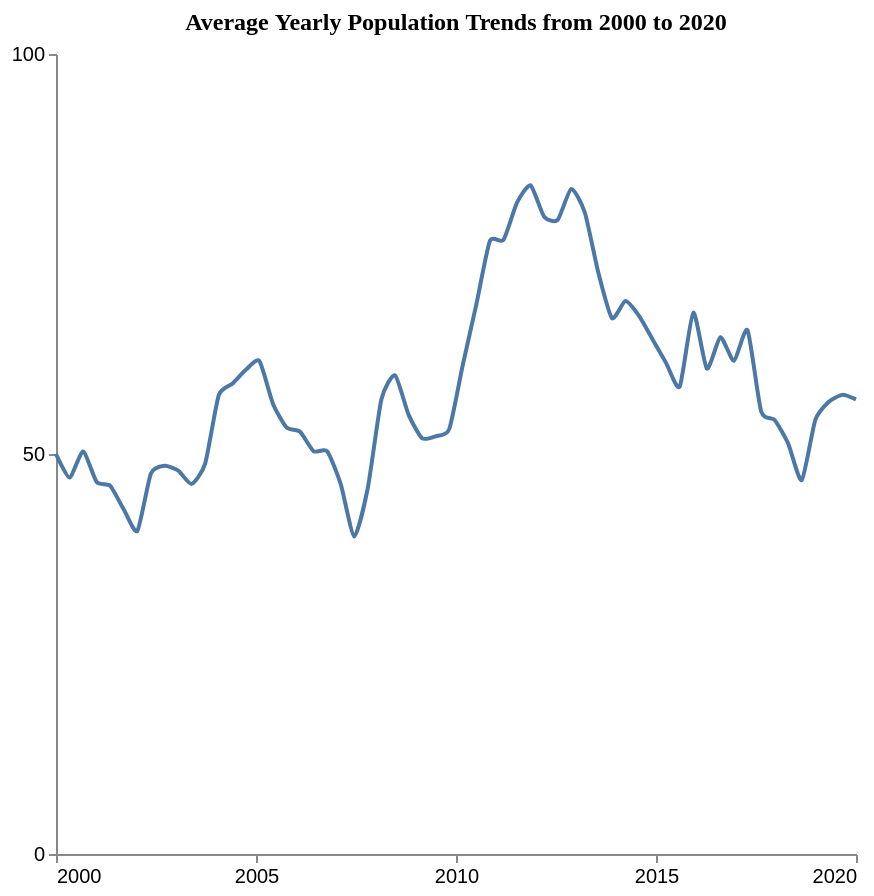

Source (Vega-Lite JSON):
### Vega-Lite specification from a JSON file in a GitHub repository (floating-point values rounded to 4 significant figures)
{"$schema": "https://vega.github.io/schema/vega-lite/v5.json", "description": "Pattern: peak/valley", "data": {"values": [{"X": 2000.0, "Y": 50.0}, {"X": 2000.0, "Y": 47.05}, {"X": 2001.0, "Y": 50.3}, {"X": 2001.0, "Y": 46.49}, {"X": 2001.0, "Y": 46.02}, {"X": 2002.0, "Y": 43.07}, {"X": 2002.0, "Y": 40.38}, {"X": 2002.0, "Y": 47.56}, {"X": 2003.0, "Y": 48.54}, {"X": 2003.0, "Y": 47.94}, {"X": 2003.0, "Y": 46.26}, {"X": 2004.0, "Y": 48.79}, {"X": 2004.0, "Y": 57.32}, {"X": 2004.0, "Y": 58.78}, {"X": 2005.0, "Y": 60.52}, {"X": 2005.0, "Y": 61.62}, {"X": 2005.0, "Y": 56.29}, {"X": 2006.0, "Y": 53.34}, {"X": 2006.0, "Y": 52.78}, {"X": 2006.0, "Y": 50.34}, {"X": 2007.0, "Y": 50.34}, {"X": 2007.0, "Y": 46.22}, {"X": 2007.0, "Y": 39.68}, {"X": 2008.0, "Y": 45.8}, {"X": 2008.0, "Y": 56.84}, {"X": 2008.0, "Y": 59.84}, {"X": 2009.0, "Y": 54.92}, {"X": 2009.0, "Y": 51.97}, {"X": 2009.0, "Y": 52.21}, {"X": 2010.0, "Y": 53.11}, {"X": 2010.0, "Y": 61.13}, {"X": 2011.0, "Y": 68.71}, {"X": 2011.0, "Y": 76.62}, {"X": 2011.0, "Y": 76.77}, {"X": 2012.0, "Y": 81.42}, {"X": 2012.0, "Y": 83.58}, {"X": 2012.0, "Y": 79.66}, {"X": 2013.0, "Y": 79.26}, {"X": 2013.0, "Y": 83.14}, {"X": 2013.0, "Y": 80.19}, {"X": 2014.0, "Y": 72.66}, {"X": 2014.0, "Y": 66.99}, {"X": 2014.0, "Y": 69.12}, {"X": 2015.0, "Y": 67.26}, {"X": 2015.0, "Y": 64.31}, {"X": 2015.0, "Y": 61.36}, {"X": 2016.0, "Y": 58.44}, {"X": 2016.0, "Y": 67.67}, {"X": 2016.0, "Y": 60.68}, {"X": 2017.0, "Y": 64.6}, {"X": 2017.0, "Y": 61.65}, {"X": 2017.0, "Y": 65.47}, {"X": 2018.0, "Y": 55.34}, {"X": 2018.0, "Y": 54.25}, {"X": 2018.0, "Y": 51.3}, {"X": 2019.0, "Y": 46.73}, {"X": 2019.0, "Y": 54.26}, {"X": 2019.0, "Y": 56.54}, {"X": 2020.0, "Y": 57.39}, {"X": 2020.0, "Y": 56.82}]}, "mark": {"type": "line", "interpolate": "cardinal", "tension": 0.4}, "encoding": {"x": {"field": "X", "type": "quantitative", "title": "", "axis": {"grid": false, "format": "d", "values": [2000, 2005, 2010, 2015, 2020], "tickSize": 4}, "scale": {"domain": [2000, 2020]}}, "y": {"field": "Y", "type": "quantitative", "title": "", "axis": {"grid": false, "format": "d", "values": [0, 50, 100], "tickSize": 4, "tickOpacity": 1}, "scale": {"domain": [0, 100]}}}, "title": {"text": "Average Yearly Population Trends from 2000 to 2020", "anchor": "middle", "font": "Tahoma", "fontSize": 12}, "config": {"lineBreak": "^", "view": {"stroke": null}}, "height": 400, "width": 400, "autosize": "pad"}
